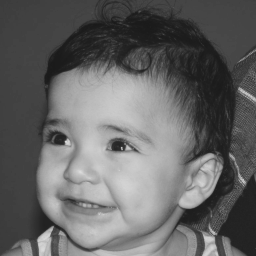
#> input picture imagens/biel.png, 256 x 256 px, found by its file name
$ python equalize.py
#> lines starting #> are read from the running program, lines starting #| are printed output that depends on the picture
# -*- coding: utf-8 -*-
"""
Created on Sun Oct 23 20:55:49 2022

@author: samar
"""

import cv2
from copy import copy
import numpy as np
from matplotlib import pyplot as plt

img = cv2.imread('biel.png',cv2.IMREAD_GRAYSCALE)
#> img is the input picture: shape (256, 256); min 26, max 219, mean 100.9
cv2.imshow('image',img)
cv2.waitKey()
hist = cv2.calcHist([img],[0],None,[256],[0,256])
#> hist = 256 values, max 4524 at index 65, min 0 at index 0, mean 256
plt.plot(hist)
hist_acum = []
hist_acum.append(int(hist[0]))
for i in hist[1:]:
    hist_acum.append(hist_acum[len(hist_acum)-1]+int(i))
#> this loop made 255 passes
#> i on passes 1 to 3: [0], [0], [0]
#> after the loop, hist_acum = 256 values from 0 to 65536
cols,rows = img.shape
#> cols = 256; rows = 256
for i in range(0,rows):
    for j in range(0,cols):
        img[i,j] = np.round(hist_acum[img[i,j]]*255/(rows*cols))
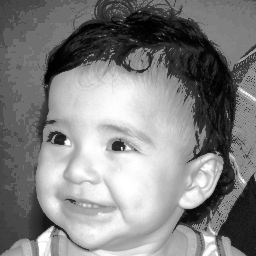
#> img: shape (256, 256); min 0, max 255, mean 129.9

hist_eq = cv2.calcHist([img],[0],None,[256],[0,256])
#> hist_eq = 256 values, max 4524 at index 94, min 0 at index 1, mean 256
plt.plot(hist_eq)
plt.show()
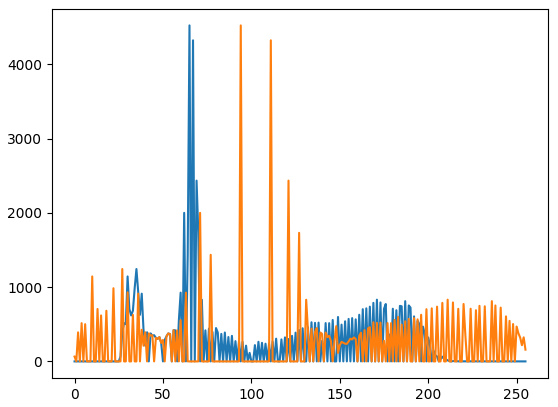
#> figure drawn by matplotlib, 1 panel; curve peaks at x = 65, y = 4524; curve peaks at x = 94, y = 4524
cv2.imshow('image',img)
cv2.waitKey()
